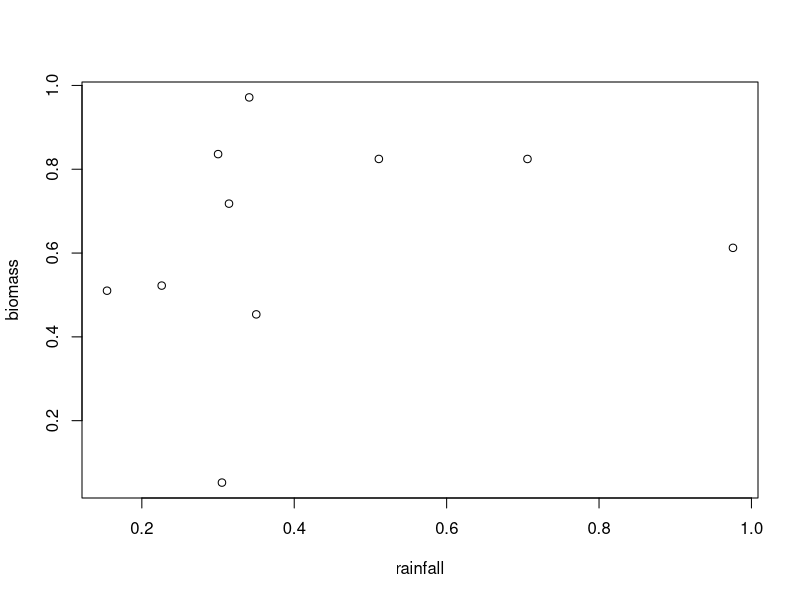

This chart was generated by the following R code:
# Description of script content
# 12 July 2022
# modified on _
# RCH

rainfall <- runif(10)
biomass <- runif(10)
print(rainfall)
rainfall
head(rainfall)
plot(x=rainfall, y=biomass)
